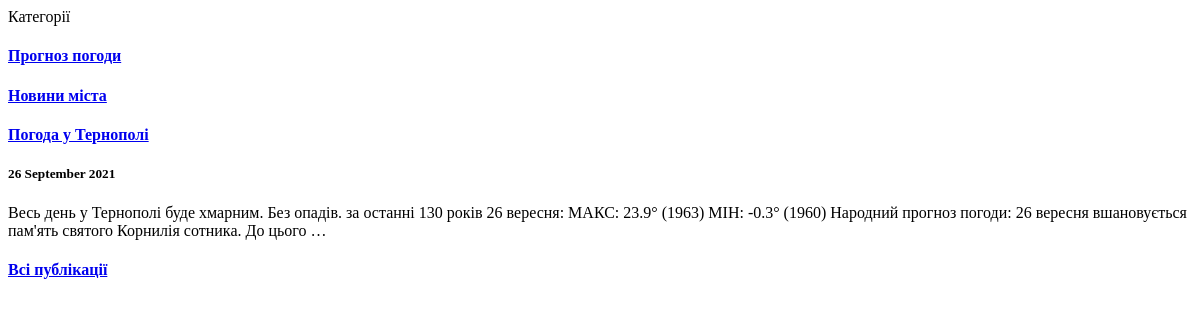
Before: / with the older database file.
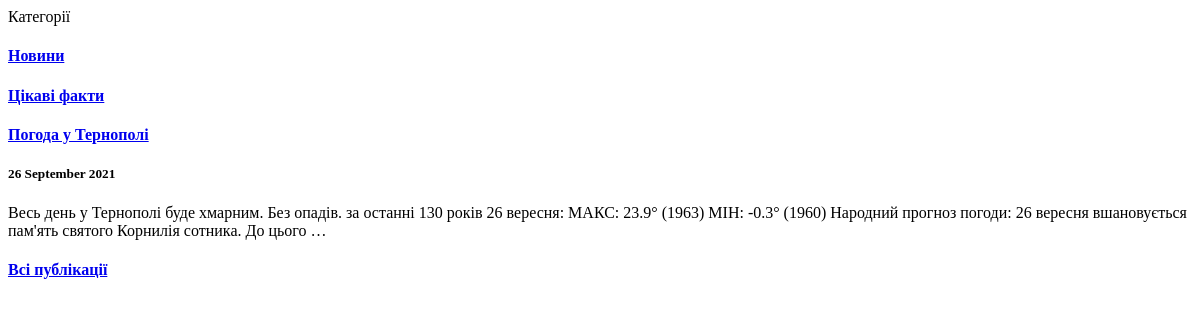
After: the same page with the newer database file.
### app_blog/models.py (models this page shows, shortened)
class Category(models.Model):
    category = models.CharField(u'Категорія', max_length=250, help_text=u'Максимум 250 символів')
    objects = models.Manager()
    class Meta:
        verbose_name = u'Категорія для публікації'
        verbose_name_plural = u'Категорії для публікацій'
    def get_absolute_url(self):
        try:
            url = reverse('articles-category-list', kwargs={'slug': self.slug})
        except:
            url = "/"
        return url

class Article(models.Model):
    title = models.CharField(u'Заголовок', max_length=250, help_text=u'Максимум 250 символів')
    description = models.TextField(blank=True, verbose_name=u'Опис')
    pub_date = models.DateTimeField(u'Дата публікації', default=timezone.now)
    slug = models.SlugField(u'Слаг', unique_for_date='pub_date')
    main_page = models.BooleanField(u'Головна', default=False, help_text=u'Показувати на головній сторінці')
    category = models.ForeignKey(Category, related_name='articles', blank=True, null=True, verbose_name=u'Категорія', on_delete=models.CASCADE)
    objects = models.Manager()
    class Meta:
        ordering = ['-pub_date']
        verbose_name = u'Стаття'
        verbose_name_plural = u'Статті'
    def get_absolute_url(self):
        try:
            url = reverse('news-detail',
            kwargs={
            'year': self.pub_date.strftime("%Y"),
            'month': self.pub_date.strftime("%m"),
            'day': self.pub_date.strftime("%d"),
            'slug': self.slug,
            })
        except:
            url = "/"
        return url

### app_blog/views.py (the view)
# urls.py: path(r'', HomePageView.as_view()),
class HomePageView(ListView):
    model = Article
    template_name = 'index.html'
    context_object_name = 'categories'
    def get_context_data(self, **kwargs):
        context = super(HomePageView, self).get_context_data(**kwargs)
        context['articles'] = Article.objects.filter(main_page=True)[:5]
        return context
    def get_queryset(self, *args, **kwargs):
        categories = Category.objects.all()
        return categories

### app_blog/templates/index.html (shortened to what this page needs)
<!DOCTYPE html>
<html lang="uk">
<head>
</head>
<body>
Категорії
{% if categories %}
{% for item in categories %}
<div>
 <a href="{{ item.get_absolute_url }}">
 <h4>{{ item.category }}</h4>
</a>
</div>
{% endfor %}
{% endif %}
{% if articles %}
{% for item in articles %}
<div>
 <a href="{{ item.get_absolute_url }}">
 <h4>{{ item.title }}</h4>
 </a>
 <h5>
 {{ item.pub_date|date:"j E Y"|safe|linebreaks }}
 </h5>
 <p>
 {{ item.description|safe|escape|striptags|truncatewords_html:32 }}
 </p>
</div>
{% endfor %}
{% endif %}
 <a href="{% url 'articles-list' %}">
 <h4>Всі публікації</h4>
 </a>
</body>
</html>

Changed rows visible on the page:
removed Category: category "Прогноз погоди"
removed Category: category "Новини міста"
added Category: category "Новини"
added Category: category "Цікаві факти"
